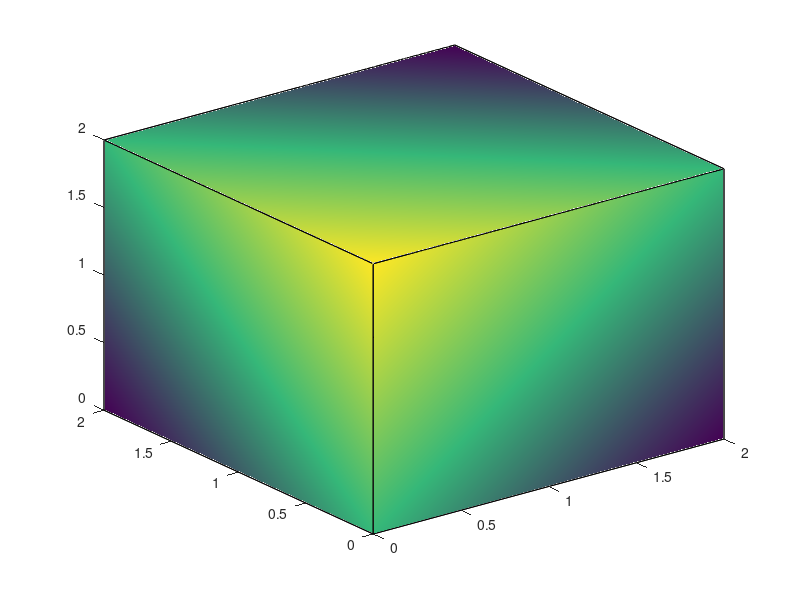

Write MATLAB code to recreate this figure.
% v = [0 0 0; 5 5 0; 0 5 0; 0 0 2; 5 5 2; 0 5 2];
% f = [1 2 5 4; 2 3 6 5; 1 3 6 4];
% axes('XLim',[-7 7],'YLim',[0 5],'ZLim',[0 2],'XDir','reverse','YDir','reverse'); view(3);
% patch('Faces',f,'Vertices',v,'FaceAlpha',0);

N1 = 4;
N2 = 5;                                               % Sides
a1 = linspace(0, 2*pi, N1+1);
a2 = linspace(0, 2*pi, N2+1);                          % Angles
x1 = [1; 1]*cos(a1);
y1 = [1; 1]*sin(a1);
z1 = [-ones(1,size(x1,2)); ones(1,size(x1,2))];
x2 = [1; 1]*cos(a2);
y2 = [1; 1]*sin(a2);
z2 = [-ones(1,size(x2,2)); ones(1,size(x2,2))];
figure
surf(x1, y1, z1, 'FaceColor','g')
surf(x2, y2, z2, 'FaceColor','g')
hold on
patch(x1', y1', z1', 'r')
patch(x2', y2', z2', 'r')
hold off
axis equal
view(-25, 30)

x = [20 70 0; 20 70 60; 20 90 60 ; 20 90 0];
y = [40 70 60; 20 70 60; 20 70 0; 40 70 0];
z = [40 70 60; 40 90 60; 20 90 60; 20 70 60];
c = [2 2 2; 3 3 0; 2 2 2; 0 0 3];
fill3(x,y,z,c)

x = [0 0 0; 0 0 2; 0 2 2; 0 2 0];
y = [2 0 2; 0 0 2; 0 0 0; 2 0 0];
z = [2 0 2; 2 2 2; 0 2 2; 0 0 2];
c = [2 2 2; 3 3 0; 2 2 2; 0 0 3];
fill3(x,y,z,c)